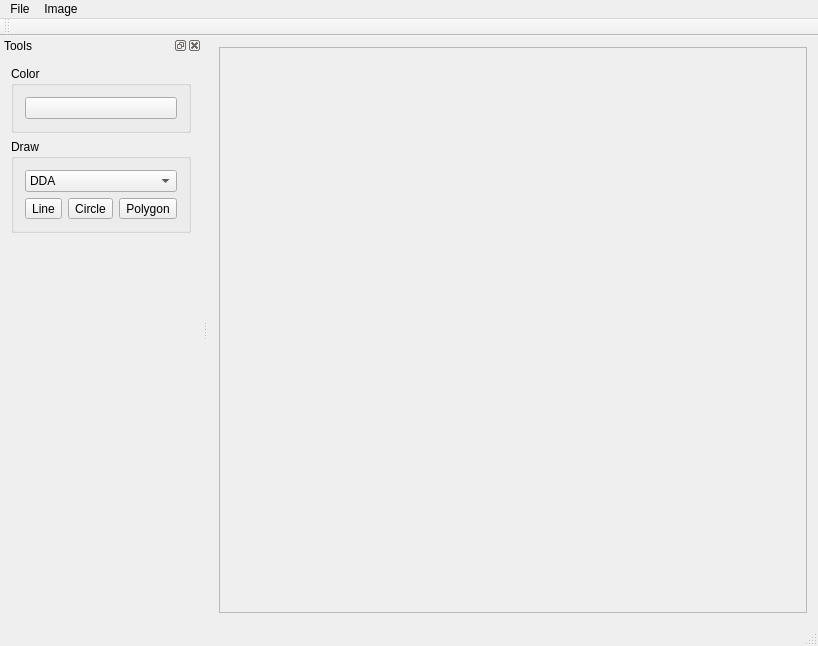
<?xml version="1.0" encoding="UTF-8"?>
<ui version="4.0">
 <class>ImageViewerClass</class>
 <widget class="QMainWindow" name="ImageViewerClass">
  <property name="geometry">
   <rect>
    <x>0</x>
    <y>0</y>
    <width>818</width>
    <height>646</height>
   </rect>
  </property>
  <property name="windowTitle">
   <string>ImageViewer</string>
  </property>
  <widget class="QWidget" name="centralWidget">
   <layout class="QHBoxLayout" name="horizontalLayout">
    <item>
     <widget class="QScrollArea" name="scrollArea">
      <property name="widgetResizable">
       <bool>true</bool>
      </property>
      <widget class="QWidget" name="scrollAreaWidgetContents">
       <property name="geometry">
        <rect>
         <x>0</x>
         <y>0</y>
         <width>601</width>
         <height>566</height>
        </rect>
       </property>
      </widget>
     </widget>
    </item>
   </layout>
  </widget>
  <widget class="QMenuBar" name="menuBar">
   <property name="geometry">
    <rect>
     <x>0</x>
     <y>0</y>
     <width>818</width>
     <height>21</height>
    </rect>
   </property>
   <widget class="QMenu" name="menuFile">
    <property name="title">
     <string>File</string>
    </property>
    <addaction name="actionOpen"/>
    <addaction name="actionSave_as"/>
    <addaction name="separator"/>
    <addaction name="actionExit"/>
   </widget>
   <widget class="QMenu" name="menuImage">
    <property name="title">
     <string>Image</string>
    </property>
    <addaction name="actionClear"/>
   </widget>
   <addaction name="menuFile"/>
   <addaction name="menuImage"/>
  </widget>
  <widget class="QToolBar" name="mainToolBar">
   <attribute name="toolBarArea">
    <enum>TopToolBarArea</enum>
   </attribute>
   <attribute name="toolBarBreak">
    <bool>false</bool>
   </attribute>
  </widget>
  <widget class="QStatusBar" name="statusBar"/>
  <widget class="QDockWidget" name="dockWidget">
   <property name="windowTitle">
    <string>Tools</string>
   </property>
   <attribute name="dockWidgetArea">
    <number>1</number>
   </attribute>
   <widget class="QWidget" name="dockWidgetContents">
    <layout class="QVBoxLayout" name="verticalLayout">
     <item>
      <widget class="QGroupBox" name="groupBox">
       <property name="title">
        <string>Color</string>
       </property>
       <layout class="QVBoxLayout" name="verticalLayout_2">
        <item>
         <widget class="QPushButton" name="pushButtonSetColor">
          <property name="text">
           <string/>
          </property>
         </widget>
        </item>
       </layout>
      </widget>
     </item>
     <item>
      <widget class="QGroupBox" name="groupBox_2">
       <property name="title">
        <string>Draw</string>
       </property>
       <layout class="QGridLayout" name="gridLayout">
        <item row="1" column="0">
         <widget class="QToolButton" name="toolButtonDrawLine">
          <property name="text">
           <string>Line</string>
          </property>
          <property name="checkable">
           <bool>true</bool>
          </property>
         </widget>
        </item>
        <item row="1" column="1">
         <widget class="QToolButton" name="toolButtonDrawCircle">
          <property name="text">
           <string>Circle</string>
          </property>
          <property name="checkable">
           <bool>true</bool>
          </property>
         </widget>
        </item>
        <item row="1" column="2">
         <widget class="QToolButton" name="toolButtonDrawPolygon">
          <property name="text">
           <string>Polygon</string>
          </property>
         </widget>
        </item>
        <item row="0" column="0" colspan="3">
         <widget class="QComboBox" name="comboBoxLineAlg">
          <item>
           <property name="text">
            <string>DDA</string>
           </property>
          </item>
          <item>
           <property name="text">
            <string>Bresenham</string>
           </property>
          </item>
         </widget>
        </item>
       </layout>
      </widget>
     </item>
     <item>
      <spacer name="verticalSpacer">
       <property name="orientation">
        <enum>Qt::Orientation::Vertical</enum>
       </property>
       <property name="sizeHint" stdset="0">
        <size>
         <width>20</width>
         <height>40</height>
        </size>
       </property>
      </spacer>
     </item>
    </layout>
   </widget>
  </widget>
  <action name="actionOpen">
   <property name="text">
    <string>Open</string>
   </property>
   <property name="shortcut">
    <string>Ctrl+O</string>
   </property>
  </action>
  <action name="actionSave_as">
   <property name="text">
    <string>Save as</string>
   </property>
   <property name="shortcut">
    <string>Ctrl+S</string>
   </property>
  </action>
  <action name="actionClear">
   <property name="text">
    <string>Clear</string>
   </property>
  </action>
  <action name="actionExit">
   <property name="text">
    <string>Exit</string>
   </property>
   <property name="shortcut">
    <string>Alt+F4</string>
   </property>
  </action>
  <action name="actionResize">
   <property name="text">
    <string>Resize</string>
   </property>
  </action>
 </widget>
 <layoutdefault spacing="6" margin="11"/>
 <resources>
  <include location="ImageViewer.qrc"/>
 </resources>
 <connections/>
</ui>
